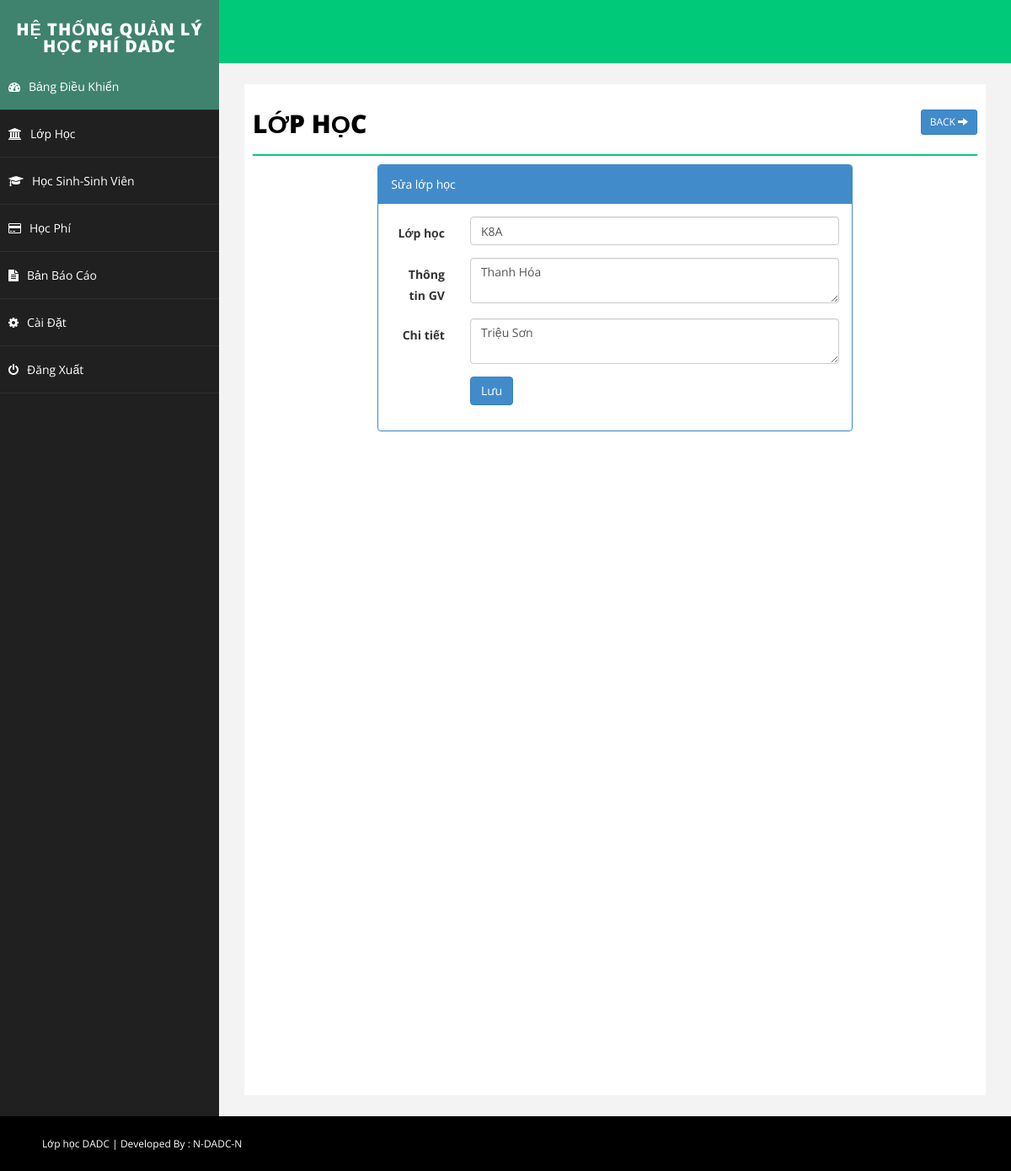
/branch.php?action=edit&id=4 (signed in), run on the app's committed database.
### tables this page shows
CREATE TABLE `branch` (
  `id` int(255) NOT NULL,
  `branch` varchar(255) NOT NULL,
  `address` text NOT NULL,
  `detail` text NOT NULL,
  `delete_status` enum('0','1') NOT NULL DEFAULT '0'
);

### branch.php (the view, shortened to what this page needs)
<?php
include("php/dbconnect.php");
$branch='';
$address='';
$detail = '';
$action = "add";
if(isset($_GET['action']) && $_GET['action']=="edit" ){
$id = isset($_GET['id'])?mysqli_real_escape_string($conn,$_GET['id']):'';
$sqlEdit = $conn->query("SELECT * FROM branch WHERE id='".$id."'");
if($sqlEdit->num_rows)
{
$rowsEdit = $sqlEdit->fetch_assoc();
extract($rowsEdit);
$action = "update";
}else
{
$_GET['action']="";
}
}
?>
<!DOCTYPE html>
<html xmlns="http://www.w3.org/1999/xhtml">
<head>
    <link href="css/bootstrap.css" rel="stylesheet" />
    <link href="css/font-awesome.css" rel="stylesheet" />
    <link href="css/basic.css" rel="stylesheet" />
    <link href="css/custom.css" rel="stylesheet" />
</head>
<?php
include("php/header.php");
?>
        <div id="page-wrapper">
            <div id="page-inner">
                <div class="row">
                    <div class="col-md-12">
                        <h1 class="page-head-line">Lớp học
						<?php
						echo (isset($_GET['action']) && @$_GET['action']=="add" || @$_GET['action']=="edit")?
						' <a href="branch.php" class="btn btn-primary btn-sm pull-right">Back <i class="glyphicon glyphicon-arrow-right"></i></a>':'<a href="branch.php?action=add" class="btn btn-primary btn-sm pull-right"><i class="glyphicon glyphicon-plus"></i> Thêm </a>';
						?>
						</h1>
                    </div>
                </div>
        <?php
		 if(isset($_GET['action']) && @$_GET['action']=="add" || @$_GET['action']=="edit")
		 {
		?>
                <div class="row">
                    <div class="col-sm-8 col-sm-offset-2">
               <div class="panel panel-primary">
                        <div class="panel-heading">
                           <?php echo ($action=="add")? "Thêm lớp học": "Sửa lớp học"; ?>
                        </div>
						<form action="branch.php" method="post" id="signupForm1" class="form-horizontal">
                        <div class="panel-body">
						<div class="form-group">
								<label class="col-sm-2 control-label" for="Old">Lớp học </label>
								<div class="col-sm-10">
									<input type="text" class="form-control" id="branch" name="branch" value="<?php echo $branch;?>"  />
								</div>
							</div>
							<div class="form-group">
								<label class="col-sm-2 control-label" for="Password">Thông tin GV </label>
								<div class="col-sm-10">
	                        <textarea class="form-control" id="address" name="address"><?php echo $address;?></textarea >
								</div>
							</div>
							<div class="form-group">
								<label class="col-sm-2 control-label" for="Confirm"> Chi tiết</label>
								<div class="col-sm-10">
									    <textarea class="form-control" name="detail" id="detail"><?php echo $detail;?></textarea >
								</div>
							</div>
						<div class="form-group">
								<div class="col-sm-8 col-sm-offset-2">
									<button type="submit" name="save" class="btn btn-primary">Lưu </button>
								</div>
							</div>
                         </div>
							</form>
                        </div>
                            </div>
                </div>
		<?php
		}
		?>
            </div>
        </div>
    </div>
    <div id="footer-sec">
       Lớp học DADC | Developed By : <a href="http://DADC.qlsv.com/" target="_blank">N-DADC-N</a>
    </div>
</body>
</html>

### css/basic.css (style rules this page uses)
body { font-family: 'Open Sans', sans-serif; line-height:25px; }
#page-wrapper { padding: 15px 15px; min-height: 600px; background: #F3F3F3; }
#page-inner { width: 100%; margin: 10px 20px 10px 0px; background-color: #fff!important; padding: 10px; min-height: 1200px; }
.page-head-line { font-size: 30px; text-transform: uppercase; color: #000; font-weight: 800; padding-bottom: 20px; border-bottom: 2px solid #00CA79; margin-bottom: 10px; }
#footer-sec { background-color:#000; padding:20px 50px; color:#fff; font-size:12px; }
#footer-sec a { color:#fff; }
@media (min-width:768px) { #page-wrapper { margin: 0 0 0 260px; padding: 15px 30px; min-height: 1200px; } }

### data on the page
branch: branch "K8A", address "Thanh Hóa", detail "Triệu Sơn"
